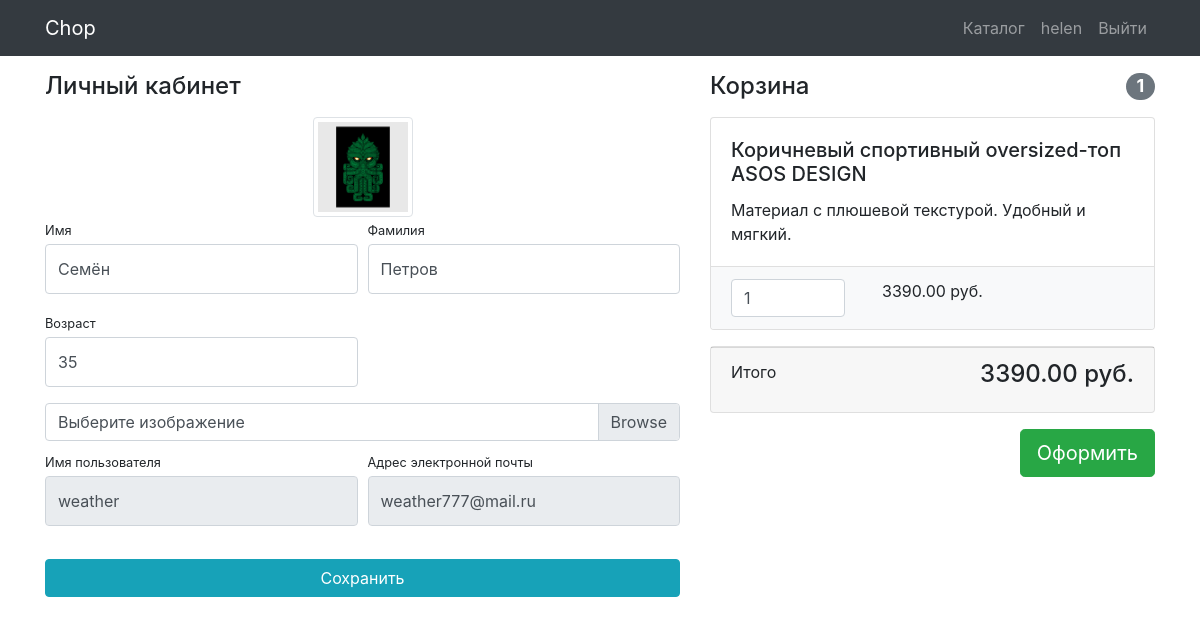
The app's page /buyers/profile/14 (signed in) with its own data.
### buyersapp/models.py (models this page shows, shortened)
class Buyer(AbstractUser):
    avatar = models.ImageField(verbose_name='аватар', upload_to='buyers_avatars', blank=True, null=True)
    age = models.PositiveIntegerField(verbose_name='возраст', default=18)

### basketsapp/models.py (models this page shows, shortened)
class Basket(models.Model):
    buyer = models.ForeignKey(Buyer, verbose_name='покупатель', on_delete=models.CASCADE)
    product = models.ForeignKey(Product, verbose_name='товар', on_delete=models.CASCADE)
    quantity = models.PositiveIntegerField(verbose_name='количество товара', default=0)
    created_timestamp = models.DateTimeField(verbose_name='время добавления товара в корзину', auto_now_add=True)
    @property
    def baskets(self):
        return Basket.objects.filter(buyer=self.buyer)
    def sum(self):
        return self.product.price * self.quantity
    def total_sum(self):
        return sum(basket.sum() for basket in self.baskets)
    def total_quantity(self):
        return sum(basket.quantity for basket in self.baskets)

### productsapp/models.py (models this page shows, shortened)
class Product(models.Model):
    category = models.ForeignKey(ProductCategory, verbose_name='категории', on_delete=models.PROTECT)
    image = models.ImageField(upload_to='products_images', blank=True, null=True)
    name = models.CharField(verbose_name='имя продукта', max_length=256)
    price = models.DecimalField(verbose_name='цена продукта', max_digits=8, decimal_places=2, default=0)
    description = models.TextField(verbose_name='описание продукта', blank=True)
    quantity = models.PositiveIntegerField(verbose_name='количество на складе', default=0)
    is_active = models.BooleanField(verbose_name='активно', default=True)

### buyersapp/views.py (the view, shortened to what this page needs)
# urls.py: path('profile/<int:pk>', login_required(BuyerProfileView.as_view()), name='profile'),
class BuyerProfileView(UpdateView):
    model = Buyer
    form_class = BuyersProfileForm
    template_name = 'buyersapp/profile.html'
    def get_context_data(self, **kwargs):
        context = super(BuyerProfileView, self).get_context_data(**kwargs)
        context['title'] = 'Chop - Личный кабинет'
        context['baskets'] = Basket.objects.filter(buyer=self.object.id)
        return context

### buyersapp/forms.py
class BuyersProfileForm(UserChangeForm):
    username = forms.CharField(widget=forms.TextInput(attrs={
        'class': 'form-control py-4', 'readonly': True}))
    email = forms.CharField(widget=forms.EmailInput(attrs={
        'class': 'form-control py-4', 'readonly': True}))
    first_name = forms.CharField(widget=forms.TextInput(attrs={'class': 'form-control py-4'}))
    last_name = forms.CharField(widget=forms.TextInput(attrs={'class': 'form-control py-4'}))
    age = forms.IntegerField(widget=forms.TextInput(attrs={'class': 'form-control py-4'}))
    avatar = forms.ImageField(widget=forms.FileInput(attrs={'class': 'custom-file-input'}), required=False)
    class Meta:
        model = Buyer
        fields = ('username', 'email', 'first_name', 'last_name', 'age', 'avatar')

### buyersapp/templates/buyersapp/profile.html (shortened to what this page needs)
{% extends 'productsapp/base.html' %}
{% load static %}
{% block css %}
    <link href="{% static 'css/profile.css' %}" rel="stylesheet">
{% endblock %}
{% block content %}
    <div class="container">
        <div class="row">
            <div class="col-lg-7">
                <h4 class="mt-3 mb-3">Личный кабинет</h4>
                <div class="col-lg-12 text-center">
                    <img width="100" height="100"
                         src="{% if user.avatar %} {{ user.avatar.url }} {% else %} {% static 'vendor/img/default_avatar.jpg' %} {% endif %}"
                         class="img-thumbnail">
                </div>
                <form action=" {% url 'buyers:profile' user.id %}" method="post" enctype="multipart/form-data">
                    <div class="form-row">
                        <div class="col-lg-6">
                            <div class="form-group">
                                <label class="small mb-1" for="{{ form.first_name.id_for_label }}">Имя</label>
                                {{ form.first_name }}
                            </div>
                        </div>
                        <div class="col-lg-6">
                            <div class="form-group">
                                <label class="small mb-1" for="{{ form.last_name.id_for_label }}">Фамилия</label>
                                {{ form.last_name }}
                            </div>
                        </div>
                    </div>
                    <div class="form-row">
                        <div class="col-lg-6">
                            <div class="form-group">
                                <label class="small mb-1" for="{{ form.age.id_for_label }}">Возраст</label>
                                {{ form.age }}
                            </div>
                        </div>
                    </div>
                    <div class="form-row mb-2">
                        <div class="col-lg-12">
                            <div class="custom-file">
                                <label class="custom-file-label" for="{{ form.avatar.id_for_label }}">
                                    Выберите изображение
                                </label>
                            </div>
                        </div>
                    </div>
                    <div class="form-row">
                        <div class="col-lg-6">
                            <label class="small mb-1" for="{{ form.username.id_for_label }}">Имя пользователя</label>
                             {{ form.username }}
                        </div>
                        <div class="col-lg-6">
                            <label class="small mb-1" for="{{ form.email.id_for_label }}">
                                Адрес электронной почты
                            </label>
                            {{ form.email }}
                        </div>
                    </div>
                    <div class="form-row">
                        <div class="col-lg-12" style="margin-top: 33px;">
                            <input class="btn btn-info btn-block" type="submit" value="Сохранить">
                        </div>
                    </div>
                </form>
            </div>
            <div class="col-lg-5">
                {% include 'basketsapp/baskets.html' %}
            </div>
        </div>
    </div>
{% endblock %}

### productsapp/templates/productsapp/base.html (shortened to what this page needs)
<!DOCTYPE html>
{% load static %}
<html lang="en">
<head>
    <link href="{% static 'vendor/bootstrap/css/bootstrap.min.css' %}" rel="stylesheet">
    {% block css %} {% endblock %}
</head>
<body>
<nav class="navbar navbar-expand-lg navbar-dark bg-dark fixed-top">
    <div class="container">
        <a class="navbar-brand" href="{% url 'index' %}">Chop</a>
        <div class="collapse navbar-collapse" id="navbarResponsive">
            <ul class="navbar-nav ml-auto">
                <li class="nav-item">
                    <a class="nav-link" href="{% url 'products:index' %}">
                        Каталог
                    </a>
                </li>
                {% if user.is_authenticated %}
                    <li class="nav-item">
                        <a class="nav-link" href="{% url 'buyers:profile' user.id %}">
                            {{ user.username }}
                        </a>
                    </li>
                    <li class="nav-item">
                        <a class="nav-link" href="{% url 'buyers:logout' %}">
                            Выйти
                        </a>
                    </li>
                {% endif %}
            </ul>
        </div>
    </div>
</nav>
{% block content %} {% endblock %}
</body>
</html>

### basketsapp/templates/basketsapp/baskets.html (shortened to what this page needs)
<div class="basket_list">
    {% if baskets %}
        <h4 class="mt-3 mb-3 d-flex justify-content-between align-items-center mb-3">
        Корзина <span class="badge badge-secondary badge-pill"> {{ baskets.0.total_quantity }}</span>
    </h4>
        {% for basket in baskets %}
            <div class="card mb-3">
                <div class="card-body">
                    <h5 class="card-title">{{ basket.product.name }}</h5>
                    <p class="card-text">{{ basket.product.description }}</p>
                </div>
                <ul class="list-group list-group-flush">
                    <li class="list-group-item bg-light">
                        <div class="row text-center">
                            <div class="col-lg-4">
                                <input name="{{ basket.id }}" type="number" class="form-control"
                                       value="{{ basket.quantity }}" min="0">
                            </div>
                            <div class="col-lg-4">{{ basket.sum }} руб.</div>
                            <div class="col-lg-4">
                            </div>
                        </div>
                    </li>
                </ul>
            </div>
        {% endfor %}
        <div class="card mb-3">
            <div class="card-footer">
                <p class="float-left">Итого</p>
                <h4 class="float-right">{{ baskets.0.total_sum }} руб.</h4>
            </div>
        </div>
        <button type="button" class="btn btn-success btn-lg float-right">Оформить</button>
    {% else %}
        <h4 class="mt-3 mb-3 align-items-center mb-3">Корзина пуста</h4>
    {% endif %}
</div>

### static/css/profile.css (style rules this page uses)
body { padding-top: 56px; }

### records on screen
Buyer: username "helen", avatar (picture)
Buyer: first_name "Семён", last_name "Петров", age "35", username "weather", email "weather777@mail.ru"
Basket: buyer+quantity "1", product.name "Коричневый спортивный oversized-топ ASOS DESIGN", product.description "Материал с плюшевой текстурой. Удобный и мягкий.", quantity "1", sum "3390.00", buyer+product+quantity "3390.00"
